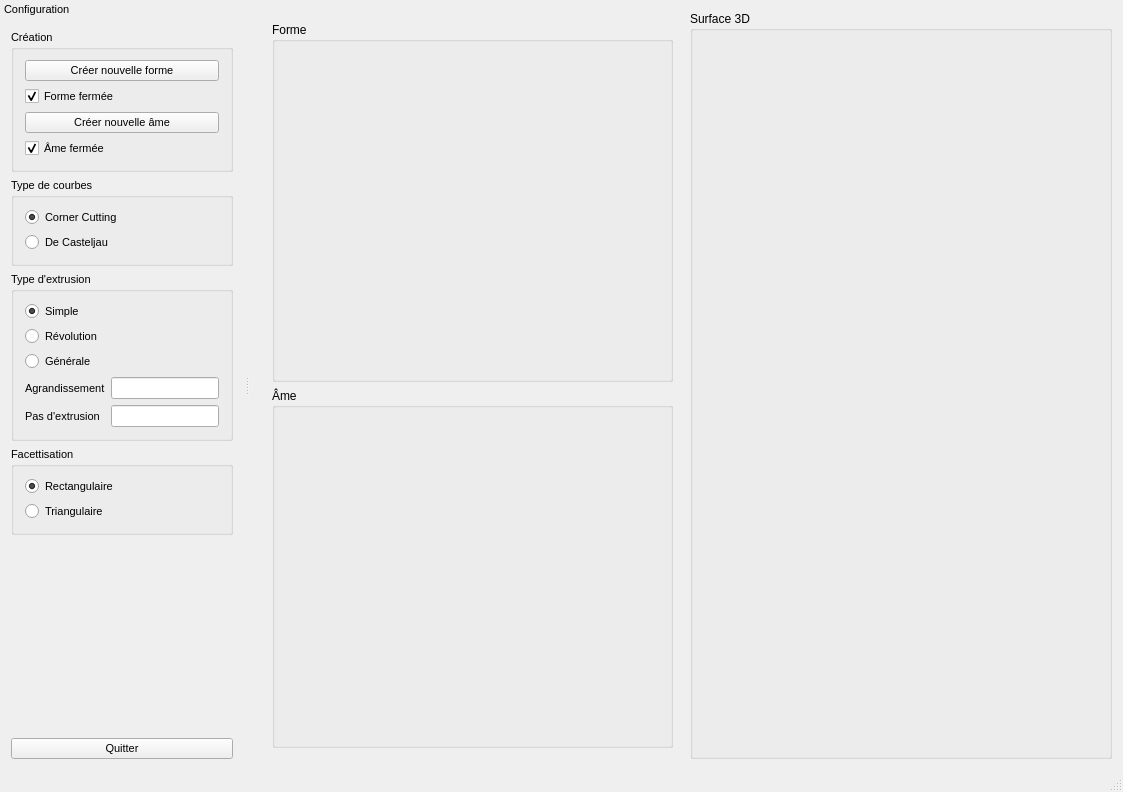
<?xml version="1.0" encoding="UTF-8"?>
<ui version="4.0">
 <class>BezierQtClass</class>
 <widget class="QMainWindow" name="BezierQtClass">
  <property name="geometry">
   <rect>
    <x>0</x>
    <y>0</y>
    <width>1123</width>
    <height>792</height>
   </rect>
  </property>
  <property name="windowTitle">
   <string>BezierQt</string>
  </property>
  <widget class="QWidget" name="centralWidget">
   <layout class="QHBoxLayout" name="horizontalLayout">
    <item>
     <layout class="QHBoxLayout" name="centralHLayout">
      <item>
       <widget class="QWidget" name="widget" native="true">
        <layout class="QVBoxLayout" name="verticalLayout_2">
         <item>
          <layout class="QVBoxLayout" name="verticalLayout">
           <item>
            <widget class="QGroupBox" name="boxForm">
             <property name="title">
              <string>Forme</string>
             </property>
             <layout class="QVBoxLayout" name="verticalLayout_5">
              <item>
               <layout class="QVBoxLayout" name="boxFormLayout"/>
              </item>
             </layout>
            </widget>
           </item>
          </layout>
         </item>
         <item>
          <widget class="QGroupBox" name="boxSoul">
           <property name="title">
            <string>Âme</string>
           </property>
           <layout class="QVBoxLayout" name="verticalLayout_8">
            <item>
             <layout class="QVBoxLayout" name="boxSoulLayout"/>
            </item>
           </layout>
          </widget>
         </item>
        </layout>
       </widget>
      </item>
      <item>
       <widget class="QGroupBox" name="boxSurface">
        <property name="title">
         <string>Surface 3D</string>
        </property>
        <layout class="QVBoxLayout" name="verticalLayout_9">
         <item>
          <layout class="QVBoxLayout" name="boxSurfaceLayout"/>
         </item>
        </layout>
       </widget>
      </item>
     </layout>
    </item>
   </layout>
  </widget>
  <widget class="QStatusBar" name="statusBar"/>
  <widget class="QDockWidget" name="dockConfig">
   <property name="enabled">
    <bool>true</bool>
   </property>
   <property name="font">
    <font>
     <pointsize>8</pointsize>
    </font>
   </property>
   <property name="autoFillBackground">
    <bool>false</bool>
   </property>
   <property name="floating">
    <bool>false</bool>
   </property>
   <property name="features">
    <set>QDockWidget::NoDockWidgetFeatures</set>
   </property>
   <property name="allowedAreas">
    <set>Qt::LeftDockWidgetArea</set>
   </property>
   <property name="windowTitle">
    <string>Configuration</string>
   </property>
   <attribute name="dockWidgetArea">
    <number>1</number>
   </attribute>
   <widget class="QWidget" name="dockWidgetContents">
    <layout class="QVBoxLayout" name="verticalLayout_3">
     <item>
      <layout class="QVBoxLayout" name="verticalLayout_4">
       <item>
        <widget class="QGroupBox" name="CreationBox">
         <property name="title">
          <string>Création</string>
         </property>
         <layout class="QVBoxLayout" name="verticalLayout_11">
          <item>
           <widget class="QPushButton" name="buttonCreateForm">
            <property name="text">
             <string>Créer nouvelle forme</string>
            </property>
            <property name="checkable">
             <bool>true</bool>
            </property>
           </widget>
          </item>
          <item>
           <widget class="QCheckBox" name="checkClosedForm">
            <property name="text">
             <string>Forme fermée</string>
            </property>
            <property name="checked">
             <bool>true</bool>
            </property>
           </widget>
          </item>
          <item>
           <widget class="QPushButton" name="buttonCreateSoul">
            <property name="text">
             <string>Créer nouvelle âme</string>
            </property>
            <property name="checkable">
             <bool>true</bool>
            </property>
           </widget>
          </item>
          <item>
           <widget class="QCheckBox" name="checkClosedSoul">
            <property name="text">
             <string>Âme fermée</string>
            </property>
            <property name="checked">
             <bool>true</bool>
            </property>
           </widget>
          </item>
         </layout>
        </widget>
       </item>
       <item>
        <widget class="QGroupBox" name="TypeExtrusionBox">
         <property name="title">
          <string>Type de courbes</string>
         </property>
         <layout class="QVBoxLayout" name="verticalLayout_10">
          <item>
           <widget class="QRadioButton" name="radioCornerCutting">
            <property name="text">
             <string>Corner Cutting</string>
            </property>
            <property name="checked">
             <bool>true</bool>
            </property>
           </widget>
          </item>
          <item>
           <widget class="QRadioButton" name="radioCasteljau">
            <property name="text">
             <string>De Casteljau</string>
            </property>
           </widget>
          </item>
         </layout>
        </widget>
       </item>
       <item>
        <widget class="QGroupBox" name="TypeCurveBox">
         <property name="title">
          <string>Type d'extrusion</string>
         </property>
         <layout class="QVBoxLayout" name="verticalLayout_7">
          <item>
           <widget class="QRadioButton" name="radioSimple">
            <property name="text">
             <string>Simple</string>
            </property>
            <property name="checked">
             <bool>true</bool>
            </property>
           </widget>
          </item>
          <item>
           <widget class="QRadioButton" name="radioRevolution">
            <property name="text">
             <string>Révolution</string>
            </property>
           </widget>
          </item>
          <item>
           <widget class="QRadioButton" name="radioGeneral">
            <property name="text">
             <string>Générale</string>
            </property>
           </widget>
          </item>
          <item>
           <layout class="QVBoxLayout" name="verticalLayout_6">
            <item>
             <layout class="QFormLayout" name="formLayout">
              <item row="0" column="0">
               <widget class="QLabel" name="label_2">
                <property name="text">
                 <string>Agrandissement</string>
                </property>
               </widget>
              </item>
              <item row="0" column="1">
               <widget class="QLineEdit" name="coeffEdit"/>
              </item>
              <item row="1" column="0">
               <widget class="QLabel" name="label">
                <property name="text">
                 <string>Pas d'extrusion</string>
                </property>
               </widget>
              </item>
              <item row="1" column="1">
               <widget class="QLineEdit" name="pasEdit">
                <property name="inputMethodHints">
                 <set>Qt::ImhDigitsOnly|Qt::ImhFormattedNumbersOnly</set>
                </property>
               </widget>
              </item>
             </layout>
            </item>
           </layout>
          </item>
         </layout>
        </widget>
       </item>
       <item>
        <widget class="QGroupBox" name="groupBox">
         <property name="title">
          <string>Facettisation</string>
         </property>
         <layout class="QVBoxLayout" name="verticalLayout_12">
          <item>
           <widget class="QRadioButton" name="radioRectangle">
            <property name="text">
             <string>Rectangulaire</string>
            </property>
            <property name="checked">
             <bool>true</bool>
            </property>
           </widget>
          </item>
          <item>
           <widget class="QRadioButton" name="radioTriangle">
            <property name="text">
             <string>Triangulaire</string>
            </property>
            <property name="checked">
             <bool>false</bool>
            </property>
           </widget>
          </item>
         </layout>
        </widget>
       </item>
       <item>
        <spacer name="verticalSpacer">
         <property name="orientation">
          <enum>Qt::Vertical</enum>
         </property>
         <property name="sizeHint" stdset="0">
          <size>
           <width>20</width>
           <height>40</height>
          </size>
         </property>
        </spacer>
       </item>
       <item>
        <widget class="QPushButton" name="buttonQuit">
         <property name="text">
          <string>Quitter</string>
         </property>
        </widget>
       </item>
      </layout>
     </item>
    </layout>
   </widget>
  </widget>
 </widget>
 <layoutdefault spacing="6" margin="11"/>
 <resources>
  <include location="bezierqt.qrc"/>
 </resources>
 <connections/>
</ui>
